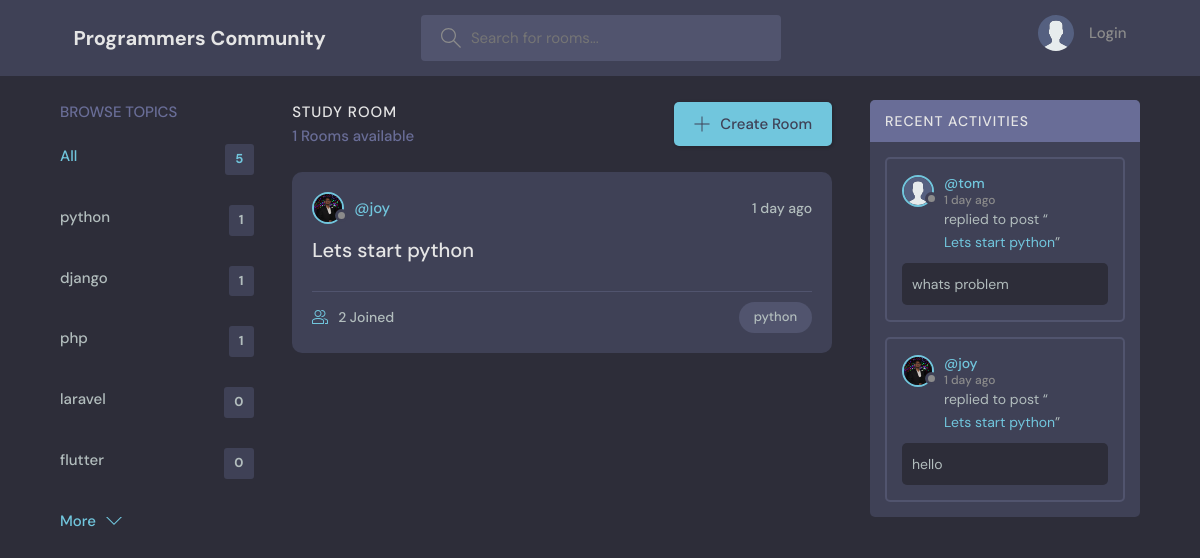
The page /?q=python on the database its author committed.
### base/models.py (models this page shows, shortened)
class Topic(models.Model):
    name = models.CharField(max_length=200)

class Room(models.Model):
    host = models.ForeignKey(User, on_delete=models.SET_NULL, null=True)
    topic = models.ForeignKey(Topic, on_delete=models.SET_NULL, null=True)
    name = models.CharField(max_length = 200)
    description = models.TextField(null = True, blank = True)
    participants = models.ManyToManyField(User, related_name='participants', blank=True)
    updated = models.DateTimeField(auto_now = True)
    created = models.DateTimeField(auto_now_add = True)
    class Meta:
        ordering = ['-updated', '-created']
    def __str__(self):
        return self.name

class User(AbstractUser):
    name = models.CharField(max_length=300, null=True)
    email = models.EmailField(unique=True, null=True)
    bio = models.TextField(null=True)
    avatar = models.ImageField(default='avatar.svg', null=True)
    facebook = models.CharField(max_length=300, null=True, blank=True)
    twitter = models.CharField(max_length=300, null=True, blank=True)
    linkedin = models.CharField(max_length=300, null=True, blank=True)
    github = models.CharField(max_length=300, null=True, blank=True)
    website = models.URLField(null=True, blank=True)
    USERNAME_FIELD = 'email'
    REQUIRED_FIELDS = ['username']

class Message(models.Model):
    user = models.ForeignKey(User, on_delete=models.CASCADE)
    room = models.ForeignKey(Room, on_delete=models.CASCADE)
    body = models.TextField()
    updated = models.DateTimeField(auto_now = True)
    created = models.DateTimeField(auto_now_add = True)
    class Meta:
        ordering = ['-updated', '-created']

### base/views.py (the view)
# urls.py: path('', views.home, name='home'),
def home(request):
    q = request.GET.get('q') if request.GET.get('q') != None else ''
    rooms = Room.objects.filter(
        Q(topic__name__icontains=q) |
        Q(name__icontains=q) |
        Q(description__icontains=q)
    )
    topics = Topic.objects.all()[0:5]
    room_count = rooms.count()
    room_messages = Message.objects.filter(Q(room__topic__name__icontains=q))
    context = {'rooms':rooms, 'topics':topics, 'room_count':room_count, 'room_messages':room_messages}
    return render(request, 'base/home.html', context)

### base/templates/base/home.html (shortened to what this page needs)
{% extends 'base.html' %}
{% load static %}
{% block content %}
  <main class="layout layout--3">
    <div class="container">
      {% include 'base/topics_component.html' %}
      <div class="roomList">
        <div class="roomList__header">
          <div>
            <h2>Study Room</h2>
            <p>{{ room_count }} Rooms available</p>
          </div>
          <a class="btn btn--main" href="{% url 'create-room' %}">
            <svg version="1.1" xmlns="http://www.w3.org/2000/svg" width="32" height="32" viewBox="0 0 32 32">
              <title>add</title>
              <path
                d="M16.943 0.943h-1.885v14.115h-14.115v1.885h14.115v14.115h1.885v-14.115h14.115v-1.885h-14.115v-14.115z"
              ></path>
            </svg>
            Create Room
          </a>
        </div>
        {% include 'base/feed_component.html' %}
      </div>
      {% include 'base/activity_component.html' %}
    </div>
  </main>
{% endblock %}

### base/templates/base/topics_component.html
<div class="topics">
    <div class="topics__header">
      <h2>Browse Topics</h2>
    </div>
    <ul class="topics__list">
    <li>
        <a href="{% url 'home' %}" class="active">All <span>{{ topics.count }}</span></a>
    </li>
    {% for topic in topics %}
        <li>
            <a href="{% url 'home' %}?q={{ topic.name }}">{{ topic.name }} <span>{{ topic.room_set.all.count }}</span></a>
        </li>
    {% endfor %}
    </ul>
    <a class="btn btn--link" href="{% url 'topics' %}">
      More
      <svg version="1.1" xmlns="http://www.w3.org/2000/svg" width="32" height="32" viewBox="0 0 32 32">
        <title>chevron-down</title>
        <path d="M16 21l-13-13h-3l16 16 16-16h-3l-13 13z"></path>
      </svg>
    </a>
  </div>

### base/templates/base/feed_component.html (shortened to what this page needs)
{% for room in rooms %}
<div class="roomListRoom">
    <div class="roomListRoom__header">
        <a href="{% url 'profile' room.host.id %}" class="roomListRoom__author">
            <div class="avatar avatar--small">
                <img src="{{ room.host.avatar.url }}" />
            </div>
            <span>@{{room.host.username}}</span>
        </a>
        <div class="roomListRoom__actions">
            <span>{{room.created|timesince}} ago</span>
        </div>
    </div>
    <div class="roomListRoom__content">
        <a href="{% url 'room' room.id %}">{{room.name}}</a>
    </div>
    <div class="roomListRoom__meta">
        <a href="{% url 'room' room.id %}" class="roomListRoom__joined">
            {{room.participants.all.count}} Joined
        </a>
        <p class="roomListRoom__topic">{{room.topic.name}}</p>
    </div>
</div>
{% endfor %}

### base/templates/base/activity_component.html (shortened to what this page needs)
<div class="activities">
    <div class="activities__header">
        <h2>Recent Activities</h2>
    </div>
    {% for message in room_messages %}
    <div class="activities__box">
        <div class="activities__boxHeader roomListRoom__header">
            <a href="{% url 'profile' message.user.id %}" class="roomListRoom__author">
                <div class="avatar avatar--small">
                    <img src="{{ message.user.avatar.url }}" />
                </div>
                <p>
                    @{{ message.user.username }}
                    <span>{{ message.created|timesince }} ago</span>
                </p>
            </a>
        </div>
        <div class="activities__boxContent">
            <p>replied to post “<a href="{% url 'room' message.room.id %}">{{ message.room }}</a>”</p>
            <div class="activities__boxRoomContent">{{ message.body }}</div>
        </div>
    </div>
    {% endfor %}
</div>

### rows shown on the page
Topic: name "python", room_set.all.count "1"
Topic: name "django", room_set.all.count "1"
Topic: name "php", room_set.all.count "1"
Topic: name "laravel", room_set.all.count "0"
Topic: name "flutter", room_set.all.count "0"
Room: host.avatar (picture), host.username "joy", created "1 day", name "Lets start python", participants.all.count "2", topic.name "python"
Message: user.avatar (placeholder picture), user.username "tom", created "1 day", room "Lets start python", body "whats problem"
Message: user.avatar (picture), user.username "joy", created "1 day", room "Lets start python", body "hello"

### other values the page prints
{{ topics.count }} "5"
{{ room_count }} "1"
